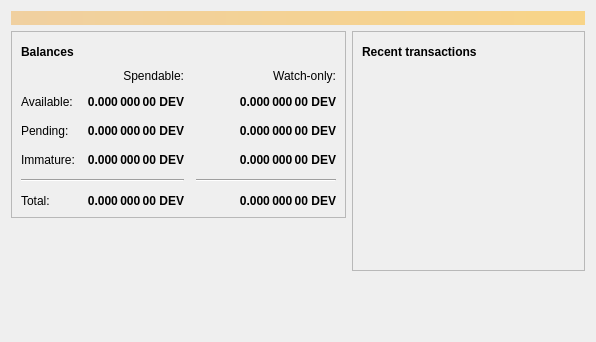
<?xml version="1.0" encoding="UTF-8"?>
<ui version="4.0">
 <class>OverviewPage</class>
 <widget class="QWidget" name="OverviewPage">
  <property name="geometry">
   <rect>
    <x>0</x>
    <y>0</y>
    <width>596</width>
    <height>342</height>
   </rect>
  </property>
  <property name="windowTitle">
   <string>Form</string>
  </property>
  <layout class="QVBoxLayout" name="topLayout">
   <item>
    <widget class="QLabel" name="labelAlerts">
     <property name="visible">
      <bool>false</bool>
     </property>
     <property name="styleSheet">
      <string notr="true">QLabel { background-color: qlineargradient(x1: 0, y1: 0, x2: 1, y2: 0, stop:0 #F0D0A0, stop:1 #F8D488); color:#000000; }</string>
     </property>
     <property name="wordWrap">
      <bool>true</bool>
     </property>
     <property name="margin">
      <number>3</number>
     </property>
     <property name="textInteractionFlags">
      <set>Qt::TextSelectableByMouse</set>
     </property>
    </widget>
   </item>
   <item>
    <layout class="QHBoxLayout" name="horizontalLayout" stretch="1,1">
     <item>
      <layout class="QVBoxLayout" name="verticalLayout_2">
       <item>
        <widget class="QFrame" name="frame">
         <property name="frameShape">
          <enum>QFrame::StyledPanel</enum>
         </property>
         <property name="frameShadow">
          <enum>QFrame::Raised</enum>
         </property>
         <layout class="QVBoxLayout" name="verticalLayout_4">
          <item>
           <layout class="QHBoxLayout" name="horizontalLayout_4">
            <item>
             <widget class="QLabel" name="label_5">
              <property name="font">
               <font>
                <weight>75</weight>
                <bold>true</bold>
               </font>
              </property>
              <property name="text">
               <string>Balances</string>
              </property>
             </widget>
            </item>
            <item>
             <widget class="QPushButton" name="labelWalletStatus">
              <property name="enabled">
               <bool>false</bool>
              </property>
              <property name="maximumSize">
               <size>
                <width>30</width>
                <height>16777215</height>
               </size>
              </property>
              <property name="toolTip">
               <string>The displayed information may be out of date. Your wallet automatically synchronizes with the Devcoin network after a connection is established, but this process has not completed yet.</string>
              </property>
              <property name="text">
               <string/>
              </property>
              <property name="icon">
               <iconset resource="../bitcoin.qrc">
                <normaloff>:/icons/warning</normaloff>
                <disabledoff>:/icons/warning</disabledoff>:/icons/warning</iconset>
              </property>
              <property name="iconSize">
               <size>
                <width>24</width>
                <height>24</height>
               </size>
              </property>
              <property name="flat">
               <bool>true</bool>
              </property>
             </widget>
            </item>
            <item>
             <spacer name="horizontalSpacer_3">
              <property name="orientation">
               <enum>Qt::Horizontal</enum>
              </property>
              <property name="sizeHint" stdset="0">
               <size>
                <width>40</width>
                <height>20</height>
               </size>
              </property>
             </spacer>
            </item>
           </layout>
          </item>
          <item>
           <layout class="QGridLayout" name="gridLayout">
            <property name="spacing">
             <number>12</number>
            </property>
            <item row="2" column="2">
             <widget class="QLabel" name="labelWatchPending">
              <property name="font">
               <font>
                <weight>75</weight>
                <bold>true</bold>
               </font>
              </property>
              <property name="cursor">
               <cursorShape>IBeamCursor</cursorShape>
              </property>
              <property name="toolTip">
               <string>Unconfirmed transactions to watch-only addresses</string>
              </property>
              <property name="text">
               <string notr="true">0.000 000 00 DEV</string>
              </property>
              <property name="alignment">
               <set>Qt::AlignRight|Qt::AlignTrailing|Qt::AlignVCenter</set>
              </property>
              <property name="textInteractionFlags">
               <set>Qt::LinksAccessibleByMouse|Qt::TextSelectableByKeyboard|Qt::TextSelectableByMouse</set>
              </property>
             </widget>
            </item>
            <item row="2" column="1">
             <widget class="QLabel" name="labelUnconfirmed">
              <property name="font">
               <font>
                <weight>75</weight>
                <bold>true</bold>
               </font>
              </property>
              <property name="cursor">
               <cursorShape>IBeamCursor</cursorShape>
              </property>
              <property name="toolTip">
               <string>Total of transactions that have yet to be confirmed, and do not yet count toward the spendable balance</string>
              </property>
              <property name="text">
               <string notr="true">0.000 000 00 DEV</string>
              </property>
              <property name="alignment">
               <set>Qt::AlignRight|Qt::AlignTrailing|Qt::AlignVCenter</set>
              </property>
              <property name="textInteractionFlags">
               <set>Qt::LinksAccessibleByMouse|Qt::TextSelectableByKeyboard|Qt::TextSelectableByMouse</set>
              </property>
             </widget>
            </item>
            <item row="3" column="2">
             <widget class="QLabel" name="labelWatchImmature">
              <property name="font">
               <font>
                <weight>75</weight>
                <bold>true</bold>
               </font>
              </property>
              <property name="cursor">
               <cursorShape>IBeamCursor</cursorShape>
              </property>
              <property name="toolTip">
               <string>Mined balance in watch-only addresses that has not yet matured</string>
              </property>
              <property name="text">
               <string notr="true">0.000 000 00 DEV</string>
              </property>
              <property name="alignment">
               <set>Qt::AlignRight|Qt::AlignTrailing|Qt::AlignVCenter</set>
              </property>
              <property name="textInteractionFlags">
               <set>Qt::LinksAccessibleByMouse|Qt::TextSelectableByKeyboard|Qt::TextSelectableByMouse</set>
              </property>
             </widget>
            </item>
            <item row="4" column="0" colspan="2">
             <widget class="Line" name="line">
              <property name="orientation">
               <enum>Qt::Horizontal</enum>
              </property>
             </widget>
            </item>
            <item row="4" column="2">
             <widget class="Line" name="lineWatchBalance">
              <property name="sizePolicy">
               <sizepolicy hsizetype="Preferred" vsizetype="Fixed">
                <horstretch>0</horstretch>
                <verstretch>0</verstretch>
               </sizepolicy>
              </property>
              <property name="minimumSize">
               <size>
                <width>140</width>
                <height>0</height>
               </size>
              </property>
              <property name="orientation">
               <enum>Qt::Horizontal</enum>
              </property>
             </widget>
            </item>
            <item row="5" column="0">
             <widget class="QLabel" name="labelTotalText">
              <property name="text">
               <string>Total:</string>
              </property>
             </widget>
            </item>
            <item row="3" column="1">
             <widget class="QLabel" name="labelImmature">
              <property name="font">
               <font>
                <weight>75</weight>
                <bold>true</bold>
               </font>
              </property>
              <property name="cursor">
               <cursorShape>IBeamCursor</cursorShape>
              </property>
              <property name="toolTip">
               <string>Mined balance that has not yet matured</string>
              </property>
              <property name="text">
               <string notr="true">0.000 000 00 DEV</string>
              </property>
              <property name="alignment">
               <set>Qt::AlignRight|Qt::AlignTrailing|Qt::AlignVCenter</set>
              </property>
              <property name="textInteractionFlags">
               <set>Qt::LinksAccessibleByMouse|Qt::TextSelectableByKeyboard|Qt::TextSelectableByMouse</set>
              </property>
             </widget>
            </item>
            <item row="2" column="3">
             <spacer name="horizontalSpacer_2">
              <property name="orientation">
               <enum>Qt::Horizontal</enum>
              </property>
              <property name="sizeHint" stdset="0">
               <size>
                <width>40</width>
                <height>20</height>
               </size>
              </property>
             </spacer>
            </item>
            <item row="3" column="0">
             <widget class="QLabel" name="labelImmatureText">
              <property name="text">
               <string>Immature:</string>
              </property>
             </widget>
            </item>
            <item row="5" column="1">
             <widget class="QLabel" name="labelTotal">
              <property name="font">
               <font>
                <weight>75</weight>
                <bold>true</bold>
               </font>
              </property>
              <property name="cursor">
               <cursorShape>IBeamCursor</cursorShape>
              </property>
              <property name="toolTip">
               <string>Your current total balance</string>
              </property>
              <property name="text">
               <string notr="true">0.000 000 00 DEV</string>
              </property>
              <property name="alignment">
               <set>Qt::AlignRight|Qt::AlignTrailing|Qt::AlignVCenter</set>
              </property>
              <property name="textInteractionFlags">
               <set>Qt::LinksAccessibleByMouse|Qt::TextSelectableByKeyboard|Qt::TextSelectableByMouse</set>
              </property>
             </widget>
            </item>
            <item row="5" column="2">
             <widget class="QLabel" name="labelWatchTotal">
              <property name="font">
               <font>
                <weight>75</weight>
                <bold>true</bold>
               </font>
              </property>
              <property name="cursor">
               <cursorShape>IBeamCursor</cursorShape>
              </property>
              <property name="toolTip">
               <string>Current total balance in watch-only addresses</string>
              </property>
              <property name="text">
               <string notr="true">0.000 000 00 DEV</string>
              </property>
              <property name="alignment">
               <set>Qt::AlignRight|Qt::AlignTrailing|Qt::AlignVCenter</set>
              </property>
              <property name="textInteractionFlags">
               <set>Qt::LinksAccessibleByMouse|Qt::TextSelectableByKeyboard|Qt::TextSelectableByMouse</set>
              </property>
             </widget>
            </item>
            <item row="0" column="2">
             <widget class="QLabel" name="labelWatchonly">
              <property name="text">
               <string>Watch-only:</string>
              </property>
              <property name="alignment">
               <set>Qt::AlignRight|Qt::AlignTrailing|Qt::AlignVCenter</set>
              </property>
             </widget>
            </item>
            <item row="1" column="0">
             <widget class="QLabel" name="labelBalanceText">
              <property name="text">
               <string>Available:</string>
              </property>
             </widget>
            </item>
            <item row="1" column="1">
             <widget class="QLabel" name="labelBalance">
              <property name="font">
               <font>
                <weight>75</weight>
                <bold>true</bold>
               </font>
              </property>
              <property name="cursor">
               <cursorShape>IBeamCursor</cursorShape>
              </property>
              <property name="toolTip">
               <string>Your current spendable balance</string>
              </property>
              <property name="text">
               <string notr="true">0.000 000 00 DEV</string>
              </property>
              <property name="alignment">
               <set>Qt::AlignRight|Qt::AlignTrailing|Qt::AlignVCenter</set>
              </property>
              <property name="textInteractionFlags">
               <set>Qt::LinksAccessibleByMouse|Qt::TextSelectableByKeyboard|Qt::TextSelectableByMouse</set>
              </property>
             </widget>
            </item>
            <item row="1" column="2">
             <widget class="QLabel" name="labelWatchAvailable">
              <property name="font">
               <font>
                <weight>75</weight>
                <bold>true</bold>
               </font>
              </property>
              <property name="cursor">
               <cursorShape>IBeamCursor</cursorShape>
              </property>
              <property name="toolTip">
               <string>Your current balance in watch-only addresses</string>
              </property>
              <property name="text">
               <string notr="true">0.000 000 00 DEV</string>
              </property>
              <property name="alignment">
               <set>Qt::AlignRight|Qt::AlignTrailing|Qt::AlignVCenter</set>
              </property>
              <property name="textInteractionFlags">
               <set>Qt::LinksAccessibleByMouse|Qt::TextSelectableByKeyboard|Qt::TextSelectableByMouse</set>
              </property>
             </widget>
            </item>
            <item row="2" column="0">
             <widget class="QLabel" name="labelPendingText">
              <property name="text">
               <string>Pending:</string>
              </property>
             </widget>
            </item>
            <item row="0" column="1">
             <widget class="QLabel" name="labelSpendable">
              <property name="text">
               <string>Spendable:</string>
              </property>
              <property name="alignment">
               <set>Qt::AlignRight|Qt::AlignTrailing|Qt::AlignVCenter</set>
              </property>
             </widget>
            </item>
           </layout>
          </item>
         </layout>
        </widget>
       </item>
       <item>
        <spacer name="verticalSpacer">
         <property name="orientation">
          <enum>Qt::Vertical</enum>
         </property>
         <property name="sizeHint" stdset="0">
          <size>
           <width>20</width>
           <height>40</height>
          </size>
         </property>
        </spacer>
       </item>
      </layout>
     </item>
     <item>
      <layout class="QVBoxLayout" name="verticalLayout_3">
       <item>
        <widget class="QFrame" name="frame_2">
         <property name="frameShape">
          <enum>QFrame::StyledPanel</enum>
         </property>
         <property name="frameShadow">
          <enum>QFrame::Raised</enum>
         </property>
         <layout class="QVBoxLayout" name="verticalLayout">
          <item>
           <layout class="QHBoxLayout" name="horizontalLayout_2">
            <item>
             <widget class="QLabel" name="label_4">
              <property name="font">
               <font>
                <weight>75</weight>
                <bold>true</bold>
               </font>
              </property>
              <property name="text">
               <string>Recent transactions</string>
              </property>
             </widget>
            </item>
            <item>
             <widget class="QPushButton" name="labelTransactionsStatus">
              <property name="enabled">
               <bool>false</bool>
              </property>
              <property name="maximumSize">
               <size>
                <width>30</width>
                <height>16777215</height>
               </size>
              </property>
              <property name="toolTip">
               <string>The displayed information may be out of date. Your wallet automatically synchronizes with the Devcoin network after a connection is established, but this process has not completed yet.</string>
              </property>
              <property name="text">
               <string/>
              </property>
              <property name="icon">
               <iconset resource="../bitcoin.qrc">
                <normaloff>:/icons/warning</normaloff>
                <disabledoff>:/icons/warning</disabledoff>:/icons/warning</iconset>
              </property>
              <property name="iconSize">
               <size>
                <width>24</width>
                <height>24</height>
               </size>
              </property>
              <property name="flat">
               <bool>true</bool>
              </property>
             </widget>
            </item>
            <item>
             <spacer name="horizontalSpacer">
              <property name="orientation">
               <enum>Qt::Horizontal</enum>
              </property>
              <property name="sizeHint" stdset="0">
               <size>
                <width>40</width>
                <height>20</height>
               </size>
              </property>
             </spacer>
            </item>
           </layout>
          </item>
          <item>
           <widget class="QListView" name="listTransactions">
            <property name="styleSheet">
             <string notr="true">QListView { background: transparent; }</string>
            </property>
            <property name="frameShape">
             <enum>QFrame::NoFrame</enum>
            </property>
            <property name="verticalScrollBarPolicy">
             <enum>Qt::ScrollBarAlwaysOff</enum>
            </property>
            <property name="horizontalScrollBarPolicy">
             <enum>Qt::ScrollBarAlwaysOff</enum>
            </property>
            <property name="selectionMode">
             <enum>QAbstractItemView::NoSelection</enum>
            </property>
           </widget>
          </item>
         </layout>
        </widget>
       </item>
       <item>
        <spacer name="verticalSpacer_2">
         <property name="orientation">
          <enum>Qt::Vertical</enum>
         </property>
         <property name="sizeHint" stdset="0">
          <size>
           <width>20</width>
           <height>40</height>
          </size>
         </property>
        </spacer>
       </item>
      </layout>
     </item>
    </layout>
   </item>
  </layout>
 </widget>
 <resources/>
 <connections/>
</ui>
